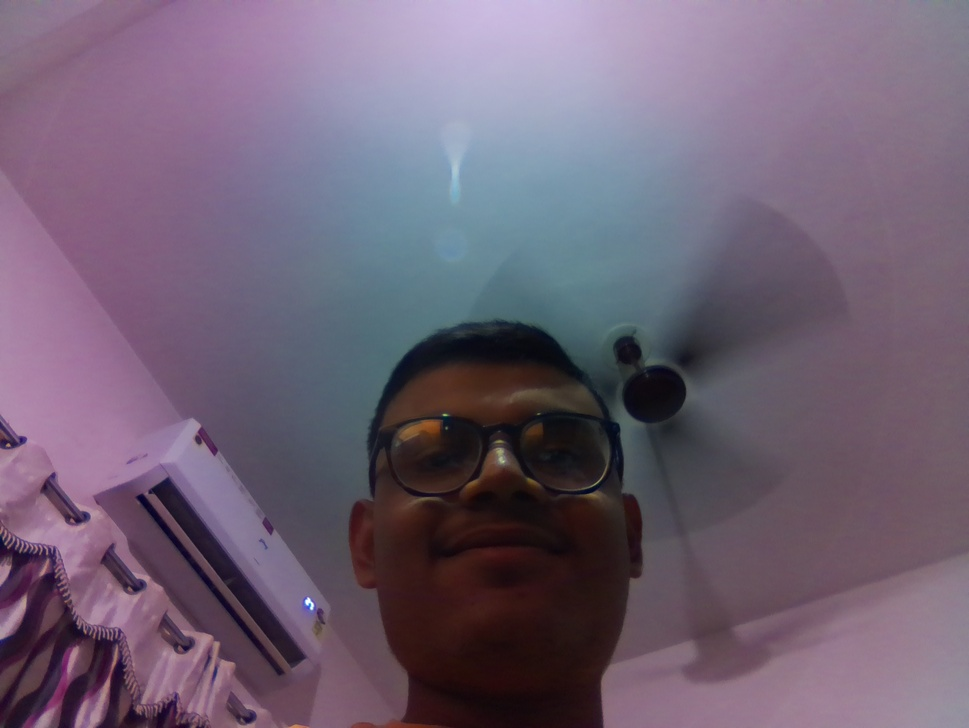
#> input picture left2.jpg, 969 x 728 px, shrunk from 3280 x 2464 before the run, found by its file name
$ jupyter execute Cvt_Gray.ipynb
#> lines starting #> are read from the running program, lines starting #| are printed output that depends on the picture
[cell 1]
import cv2

left = cv2.imread('left2.jpg')
#> left is the input picture: shape (728, 969, 3); mean B, G, R 115.2, 96.4, 111.1
right = cv2.imread('right2.jpg')
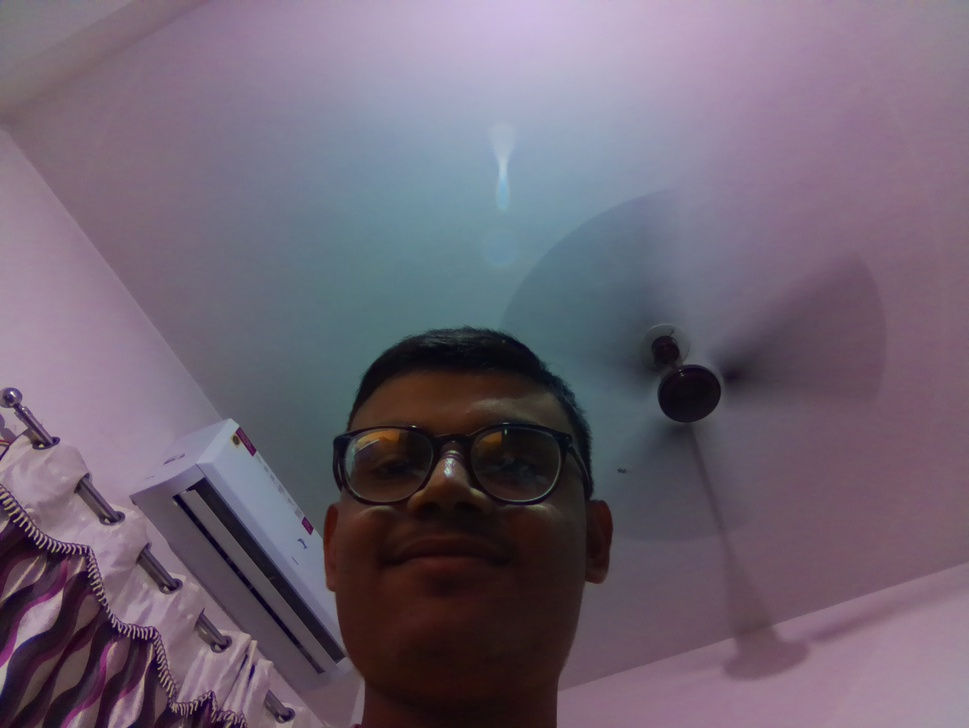
#> input picture right2.jpg, 969 x 728 px, shrunk from 3280 x 2464 before the run, found by its file name
#> right is the input picture: shape (728, 969, 3); mean B, G, R 113.7, 98.7, 110.2

left_gray = cv2.cvtColor(left, cv2.COLOR_BGR2GRAY)
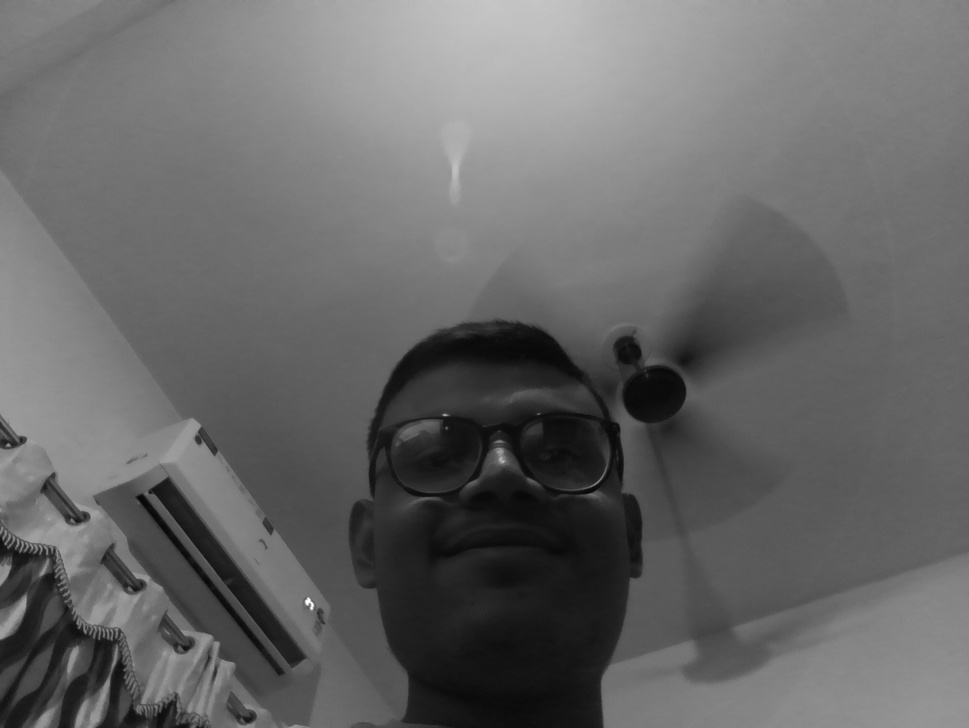
#> left_gray: shape (728, 969); min 6, max 253, mean 102.9
right_gray = cv2.cvtColor(right, cv2.COLOR_BGR2GRAY)
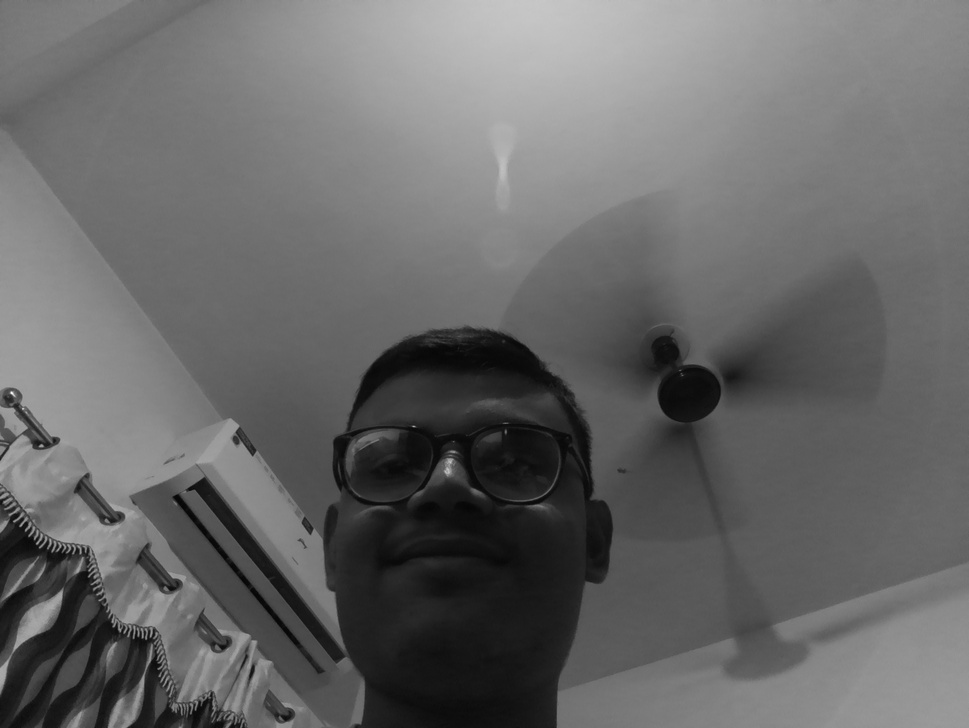
#> right_gray: shape (728, 969); min 4, max 251, mean 103.9
